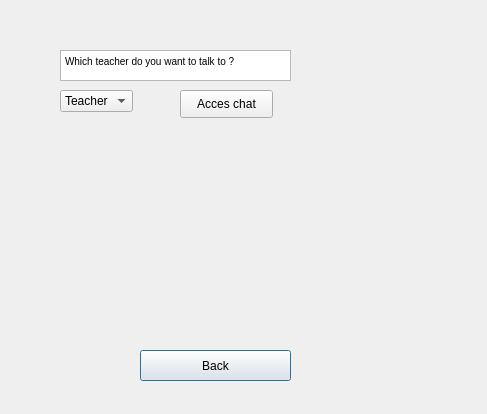
<?xml version="1.0" encoding="UTF-8"?>
<ui version="4.0">
 <class>Dialog</class>
 <widget class="QDialog" name="Dialog">
  <property name="geometry">
   <rect>
    <x>0</x>
    <y>0</y>
    <width>487</width>
    <height>414</height>
   </rect>
  </property>
  <property name="windowTitle">
   <string>Dialog</string>
  </property>
  <widget class="QPushButton" name="pushButton_3">
   <property name="geometry">
    <rect>
     <x>140</x>
     <y>350</y>
     <width>151</width>
     <height>31</height>
    </rect>
   </property>
   <property name="text">
    <string>Back</string>
   </property>
  </widget>
  <widget class="QPushButton" name="pushButton">
   <property name="geometry">
    <rect>
     <x>180</x>
     <y>90</y>
     <width>93</width>
     <height>28</height>
    </rect>
   </property>
   <property name="text">
    <string>Acces chat</string>
   </property>
  </widget>
  <widget class="QTextEdit" name="textEdit_2">
   <property name="geometry">
    <rect>
     <x>60</x>
     <y>50</y>
     <width>231</width>
     <height>31</height>
    </rect>
   </property>
   <property name="html">
    <string>&lt;!DOCTYPE HTML PUBLIC &quot;-//W3C//DTD HTML 4.0//EN&quot; &quot;http://www.w3.org/TR/REC-html40/strict.dtd&quot;&gt;
&lt;html&gt;&lt;head&gt;&lt;meta name=&quot;qrichtext&quot; content=&quot;1&quot; /&gt;&lt;style type=&quot;text/css&quot;&gt;
p, li { white-space: pre-wrap; }
&lt;/style&gt;&lt;/head&gt;&lt;body style=&quot; font-family:'MS Shell Dlg 2'; font-size:7.8pt; font-weight:400; font-style:normal;&quot;&gt;
&lt;p style=&quot; margin-top:0px; margin-bottom:0px; margin-left:0px; margin-right:0px; -qt-block-indent:0; text-indent:0px;&quot;&gt;Which teacher do you want to talk to ?&lt;/p&gt;&lt;/body&gt;&lt;/html&gt;</string>
   </property>
  </widget>
  <widget class="QComboBox" name="comboBox">
   <property name="geometry">
    <rect>
     <x>60</x>
     <y>90</y>
     <width>73</width>
     <height>22</height>
    </rect>
   </property>
   <item>
    <property name="text">
     <string>Teacher 1</string>
    </property>
   </item>
   <item>
    <property name="text">
     <string>Teacher 2</string>
    </property>
   </item>
   <item>
    <property name="text">
     <string>Teacher 3</string>
    </property>
   </item>
  </widget>
 </widget>
 <resources/>
 <connections/>
</ui>
